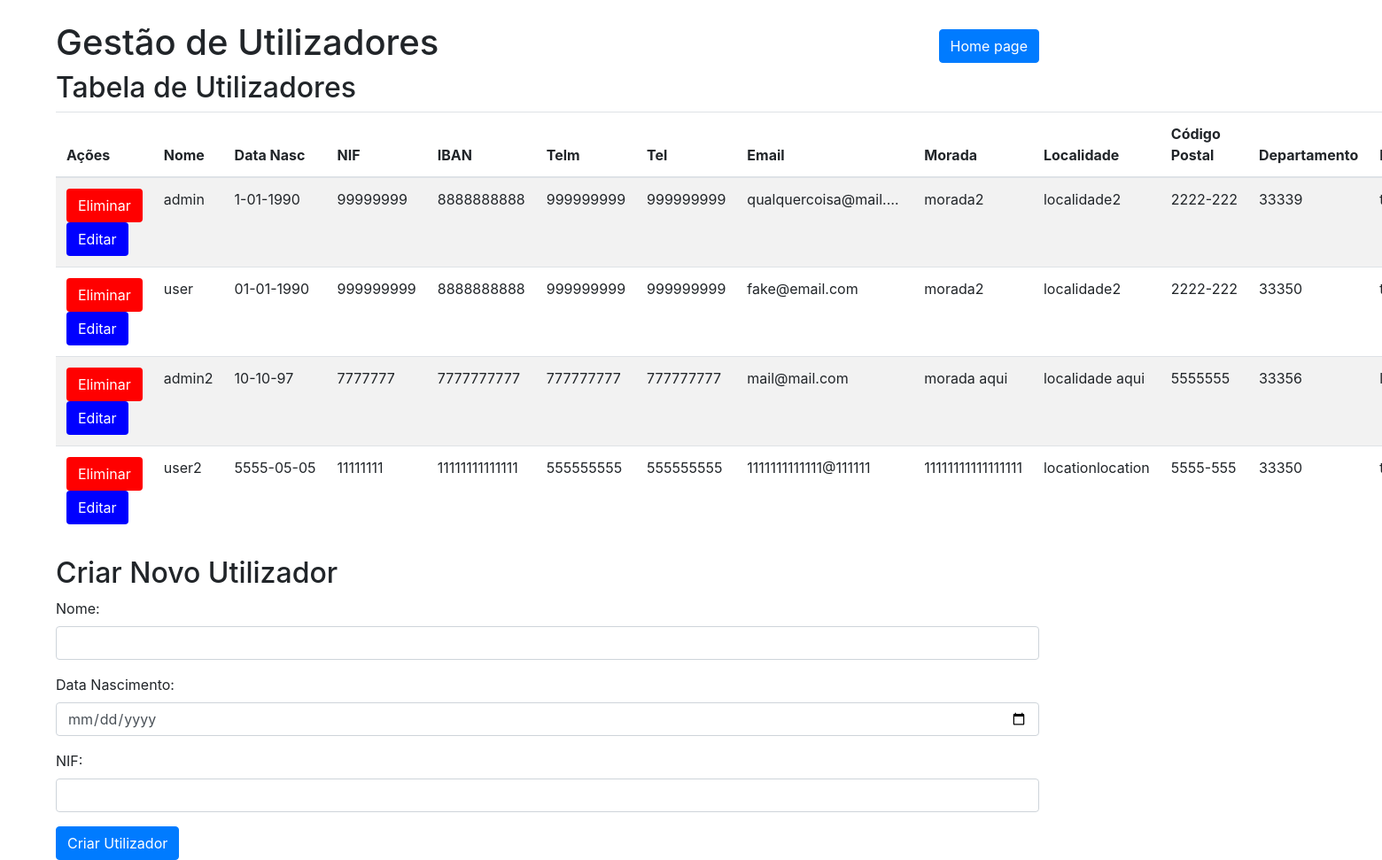
/admin/gestorusers/gestorusers.php, run on the app's committed database.
### tables this page shows
CREATE TABLE `users` (
  `ID` int(11) NOT NULL,
  `username` varchar(100) NOT NULL,
  `DataNasc` varchar(20) NOT NULL,
  `NIF` int(11) NOT NULL,
  `IBAN` varchar(50) NOT NULL,
  `Tel` int(11) NOT NULL,
  `Telf` int(11) NOT NULL,
  `Email` varchar(50) NOT NULL,
  `Morada` varchar(150) NOT NULL,
  `Localidade` varchar(50) NOT NULL,
  `CodigoPostal` varchar(15) NOT NULL,
  `IDdepartamento` int(11) NOT NULL,
  `Funcao` varchar(50) NOT NULL,
  `Estado` tinyint(1) NOT NULL,
  `Admin` tinyint(1) NOT NULL,
  `Password` varchar(50) NOT NULL
);

### admin/gestorusers/func.php (called while the page is built, shortened)
<?php
include("../../database/database.php");
function getUtilizadores()
{
    global $conn;
    $sql = "SELECT * FROM users";
    $result = $conn->query($sql);
    $utilizadores = array();
    if ($result->num_rows > 0) {
        while ($row = $result->fetch_assoc()) {
            $utilizadores[] = $row;
        }
    }
    return $utilizadores;
}
?>

### admin/gestorusers/gestorusers.php (the view, shortened to what this page needs)
<!DOCTYPE html>
<html>
<head>
    <link rel="stylesheet" href="https://maxcdn.bootstrapcdn.com/bootstrap/4.5.2/css/bootstrap.min.css">
</head>
<body>
<div class="container mt-4 ml-5">
    <div class="d-flex align-items-center">
        <div class="title-column">
            <h1>Gestão de Utilizadores</h1>
        </div>
        <div class="home-button">
            <a class="btn btn-primary" href="../admin.php">Home page</a>
        </div>
    </div>
    <h2>Tabela de Utilizadores</h2>
    <table class="table table-striped table-max-width">
        <thead>
            <tr>
                <th>Ações</th>
                <th>Nome</th>
                <th>Data Nasc</th>
                <th>NIF</th>
                <th>IBAN</th>
                <th>Telm</th>
                <th>Tel</th>
                <th>Email</th>
                <th>Morada</th>
                <th>Localidade</th>
                <th>Código Postal</th>
                <th>Departamento</th>
                <th>Função</th>
            </tr>
        </thead>
        <tbody>
            <?php
            include("func.php");
            $utilizadores = getUtilizadores();
            if (!empty($utilizadores)) {
                foreach ($utilizadores as $utilizador) {
                    echo "<tr>";
                    echo '<td class="td-buttons">
                            <form method="post">
                                <button type="submit" class="btn btn-eliminar" name="eliminar_usuario" value="'.$utilizador['ID'].'">Eliminar</button>
                            </form>
                            <a href="editar_usuario.php?id='.$utilizador['ID'].'" class="btn btn-editar">Editar</a>
                          </td>';
                    echo "<td>".$utilizador['username']."</td>";
                    echo "<td>".$utilizador['DataNasc']."</td>";
                    echo "<td>".$utilizador['NIF']."</td>";
                    echo "<td>".$utilizador['IBAN']."</td>";
                    echo "<td>".$utilizador['Tel']."</td>";
                    echo "<td>".$utilizador['Telf']."</td>";
                    echo "<td>".$utilizador['Email']."</td>";
                    echo "<td>".$utilizador['Morada']."</td>";
                    echo "<td>".$utilizador['Localidade']."</td>";
                    echo "<td>".$utilizador['CodigoPostal']."</td>";
                    echo "<td>".$utilizador['IDdepartamento']."</td>";
                    echo "<td>".$utilizador['Funcao']."</td>";
                    echo "</tr>";
                }
            } else {
                echo "<tr><td colspan='14'>Nenhum utilizador encontrado na base de dados.</td></tr>";
            }
            ?>
        </tbody>
    </table>
</div>
<div class="container mt-4 ml-5">
    <h2>Criar Novo Utilizador</h2>
    <form method="post" action="criar_usuario.php">
        <div class="form-group">
            <label for="username">Nome:</label>
            <input type="text" class="form-control" id="username" name="username" required>
        </div>
        <div class="form-group">
            <label for="data_nasc">Data Nascimento:</label>
            <input type="date" class="form-control" id="data_nasc" name="data_nasc" required>
        </div>
        <div class="form-group">
            <label for="nif">NIF:</label>
            <input type="text" class="form-control" id="nif" name="nif" required>
        </div>
        <button type="submit" class="btn btn-primary" name="criar_usuario">Criar Utilizador</button>
    </form>
</div>
</body>
</html>

### admin/gestorusers/gestorusers.php (style rules this page uses)
.title-column { flex: 1; }
.home-button { margin-left: auto; }
.table-max-width td { max-width: 200px; white-space: nowrap; overflow: hidden; text-overflow: ellipsis; }
.btn-eliminar { background-color: red; color: white; }
.btn-editar { background-color: blue; color: white; }
.td-buttons { white-space: nowrap; }

### data on the page
users: $utilizador['ID'] 1 (drawn), username "admin", DataNasc "1-01-1990", NIF "99999999", IBAN "8888888888", Tel "999999999", Telf "999999999", Email "qualquercoisa@mail.…", Morada "morada2", Localidade "localidade2", CodigoPostal "2222-222", IDdepartamento "33339"
users: $utilizador['ID'] 2 (drawn), username "user", DataNasc "01-01-1990", NIF "999999999", IBAN "8888888888", Tel "999999999", Telf "999999999", Email "fake@email.com", Morada "morada2", Localidade "localidade2", CodigoPostal "2222-222", IDdepartamento "33350"
users: $utilizador['ID'] 3 (drawn), username "admin2", DataNasc "10-10-97", NIF "7777777", IBAN "7777777777", Tel "777777777", Telf "777777777", Email "mail@mail.com", Morada "morada aqui", Localidade "localidade aqui", CodigoPostal "5555555", IDdepartamento "33356"
users: $utilizador['ID'] 7 (drawn), username "user2", DataNasc "5555-05-05", NIF "11111111", IBAN "11111111111111", Tel "555555555", Telf "555555555", Email "1111111111111@111111", Morada "11111111111111111", Localidade "locationlocation", CodigoPostal "5555-555", IDdepartamento "33350"
